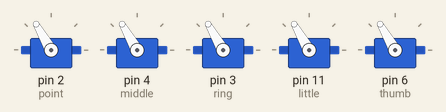
This sketch was run on a simulated Arduino Uno, built with avr-gcc and run on an emulated ATmega328P. Parts: 5 × servo.

Above: at 0.1 s.
At 1.1 s:
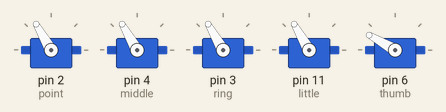
Timing chart, 0 to 2.6 s (numbered marks = the images above):
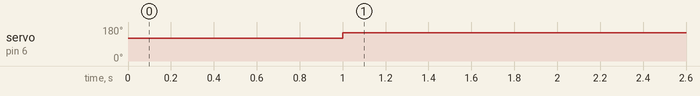

The sketch:

arduinoCode.ino
```cpp
#include <Servo.h>
#include<SoftwareSerial.h>
Servo thumb;
Servo ring;
Servo middle;
Servo point;
Servo little;

int pos = 0;
char data = 0;
int Open = 0;
int Close = 120;
int Topen = 0;
int Tclose = 150;
#define numOfValsRec 5
#define digitsPerValRec 1

int valsRec[numOfValsRec];
int stringLength = numOfValsRec * digitsPerValRec + 1;
int counter = 0;
bool counterStart = false;
String receivedString;

void setup()
{
  Serial.begin(9600);
  point.attach(2); point.write(Close);
  middle.attach(4); middle.write(Close);
  ring.attach(3); ring.write(Close);
  little.attach(11);  little.write(Close);
  thumb.attach(6); thumb.write(Close);
  delay(1000);
}

void receiveData()
{
  while (Serial.available())
  {
    char c = Serial.read();
    if (c == '$')
    {
      counterStart = true;
    }
    if (counterStart)
    {
      if (counter < stringLength)
      {
        receivedString = String(receivedString + c);
        counter++;
      }
      if (counter >= stringLength)
      {
        for (int i = 0; i < numOfValsRec; i++)
        {
          int num = (i * digitsPerValRec) + 1;
          valsRec[i] = receivedString.substring(num, num + digitsPerValRec).toInt();
        }
        receivedString = "";
        counter = 0;
        counterStart = false;
      }

    }
  }
}

void loop()
{
  receiveData();

  if (valsRec[0] == 1) {
    thumb.write(Topen);
  } else {
    thumb.write(Tclose);
  }
  if (valsRec[1] == 1) {
    point.write(Open);
  } else {
    point.write(Close);
  }
  if (valsRec[2] == 1) {
    middle.write(Open);
  } else {
    middle.write(Close);
  }
  if (valsRec[3] == 1) {
    ring.write(Open);
  } else {
    ring.write(Close);
  }
  if (valsRec[4] == 1) {
    little.write(Open);
  } else {
    little.write(Close);
  }
}
```

Measured:
- by itself, servo on pin 6 (thumb): 120° → 150° at 1.0 s
